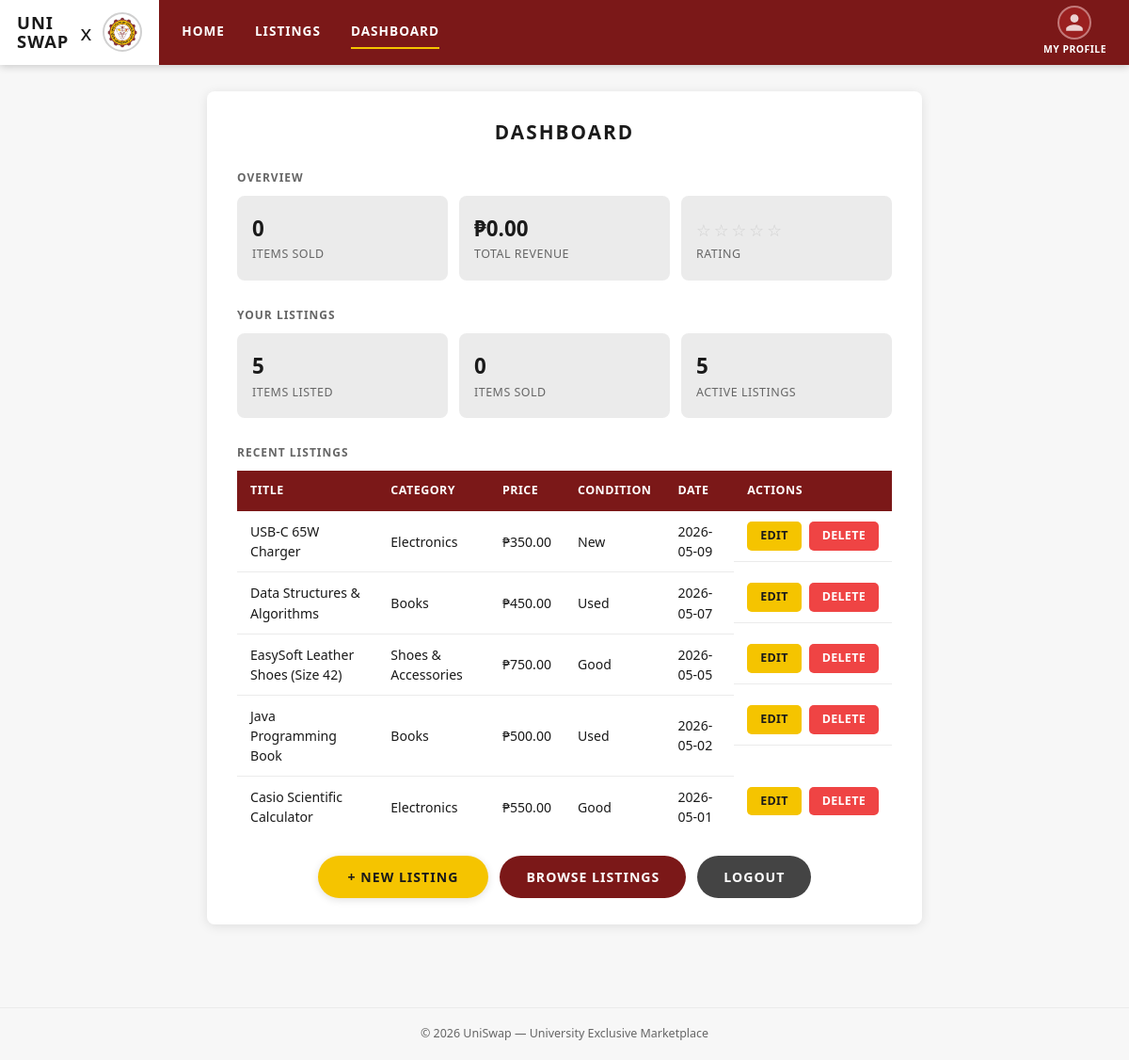
The page /user_dashboard.php (signed in) on the database its author committed.
### tables this page shows
CREATE TABLE IF NOT EXISTS `POSTS` (
  `itemID`      char(12)       NOT NULL,
  `sellerID`    int(11)        NOT NULL,
  `categoryID`  int(11)        NOT NULL,
  `title`       varchar(150)   NOT NULL,
  `description` text           DEFAULT NULL,
  `price`       decimal(10,2)  DEFAULT 0.00,
  `datePosted`  date           DEFAULT NULL,
  `condition`   varchar(50)    DEFAULT NULL,
  PRIMARY KEY (`itemID`),
  KEY `sellerID` (`sellerID`),
  KEY `categoryID` (`categoryID`),
  CONSTRAINT `POSTS_ibfk_1` FOREIGN KEY (`sellerID`) REFERENCES `SELLER` (`sellerID`),
  CONSTRAINT `POSTS_ibfk_2` FOREIGN KEY (`categoryID`) REFERENCES `CATEGORY` (`categoryID`)
);

CREATE TABLE IF NOT EXISTS `CATEGORY` (
  `categoryID`   int(11)      NOT NULL AUTO_INCREMENT,
  `categoryName` varchar(100) NOT NULL,
  PRIMARY KEY (`categoryID`)
);

### user_dashboard.php (the view, shortened to what this page needs)
<?php
include 'connect.php';
$studentID = $_SESSION['user_studentid'];
$soldSQL    = "SELECT COUNT(*) AS cnt FROM `TRANSACTION` t
               INNER JOIN SELLER s ON t.sellerID = s.sellerID
               WHERE s.studentID='$studentID'";
$soldResult = mysqli_query($connection, $soldSQL);
$soldRow    = $soldResult ? mysqli_fetch_assoc($soldResult) : ['cnt'=>0];
$itemsSold  = $soldRow['cnt'] ?? 0;
$revSQL    = "SELECT COALESCE(SUM(t.finalPrice),0) AS total FROM `TRANSACTION` t
              INNER JOIN SELLER s ON t.sellerID = s.sellerID
              WHERE s.studentID='$studentID'";
$revResult = mysqli_query($connection, $revSQL);
$revRow    = $revResult ? mysqli_fetch_assoc($revResult) : ['total'=>0];
$revenue   = $revRow['total'] ?? 0;
$listSQL    = "SELECT COUNT(*) AS cnt FROM POSTS p
               INNER JOIN SELLER s ON p.sellerID = s.sellerID
               WHERE s.studentID='$studentID'";
$listResult = mysqli_query($connection, $listSQL);
$listRow    = $listResult ? mysqli_fetch_assoc($listResult) : ['cnt'=>0];
$itemsListed = $listRow['cnt'] ?? 0;
$recentSQL    = "SELECT p.itemID, p.title, p.price, p.condition, c.categoryName, p.datePosted
                 FROM POSTS p
                 INNER JOIN SELLER s ON p.sellerID = s.sellerID
                 INNER JOIN CATEGORY c ON p.categoryID = c.categoryID
                 WHERE s.studentID='$studentID'
                 ORDER BY p.datePosted DESC, p.itemID DESC
                 LIMIT 5";
$recentResult = mysqli_query($connection, $recentSQL);
require_once 'includes/header.php';
?>
<div class="uni-page">
<div class="dashboard-wrap">
    <h2>Dashboard</h2>
    <div class="dash-section-label">Overview</div>
    <div class="dash-cards-row">
        <div class="dash-card">
            <span class="dash-num"><?php echo $itemsSold; ?></span>
            <span class="dash-lbl">Items Sold</span>
        </div>
        <div class="dash-card">
            <span class="dash-num">₱<?php echo number_format($revenue,2); ?></span>
            <span class="dash-lbl">Total Revenue</span>
        </div>
        <div class="dash-card">
            <div class="stars">
                <span class="star">☆</span><span class="star">☆</span>
                <span class="star">☆</span><span class="star">☆</span><span class="star">☆</span>
            </div>
            <span class="dash-lbl">Rating</span>
        </div>
    </div>
    <div class="dash-section-label">Your Listings</div>
    <div class="dash-cards-row">
        <div class="dash-card">
            <span class="dash-num"><?php echo $itemsListed; ?></span>
            <span class="dash-lbl">Items Listed</span>
        </div>
        <div class="dash-card">
            <span class="dash-num"><?php echo $itemsSold; ?></span>
            <span class="dash-lbl">Items Sold</span>
        </div>
        <div class="dash-card">
            <span class="dash-num"><?php echo max(0, $itemsListed - $itemsSold); ?></span>
            <span class="dash-lbl">Active Listings</span>
        </div>
    </div>
    <?php if($recentResult && mysqli_num_rows($recentResult) > 0): ?>
    <div class="dash-section-label" style="margin-top:8px;">Recent Listings</div>
    <table class="admin-table" style="margin-bottom:20px;">
        <thead>
            <tr>
                <th>Title</th>
                <th>Category</th>
                <th>Price</th>
                <th>Condition</th>
                <th>Date</th>
                <th>Actions</th>
            </tr>
        </thead>
        <tbody>
        <?php while($row = mysqli_fetch_assoc($recentResult)): ?>
            <tr>
                <td><?php echo htmlspecialchars($row['title']); ?></td>
                <td><?php echo htmlspecialchars($row['categoryName']); ?></td>
                <td>₱<?php echo number_format($row['price'],2); ?></td>
                <td><?php echo htmlspecialchars($row['condition'] ?? '—'); ?></td>
                <td><?php echo $row['datePosted']; ?></td>
                <td class="admin-actions">
                    <a href="user_edit_listing.php?id=<?php echo $row['itemID']; ?>" class="edit-btn">Edit</a>
                    <a href="user_delete_listing.php?id=<?php echo $row['itemID']; ?>" class="delete-btn" onclick="return confirm('Delete this listing?')">Delete</a>
                </td>
            </tr>
        <?php endwhile; ?>
        </tbody>
    </table>
    <?php endif; ?>
    <div class="btn-center" style="gap:12px;flex-wrap:wrap;">
        <a href="user_new_listing.php" class="btn-yellow">+ New Listing</a>
        <a href="user_listings.php" class="btn-maroon">Browse Listings</a>
        <a href="user_logout.php" class="btn-maroon" style="background:#444;">Logout</a>
    </div>
</div>
</div>
<?php require_once 'includes/footer.php'; ?>

### css/uniswap.css (style rules this page uses)
:root { --maroon: #7B1818; --maroon-dark: #5C1010; --maroon-light: #9A2020; --yellow: #F5C400; --yellow-dark: #D4A800; --yellow-light: #FFD700; --white: #FFFFFF; --off-white: #F7F7F7; --light-gray: #EBEBEB; --gray: #D0D0D0; --dark: #1A1A1A; --text-muted: #666666; --font: 'Segoe UI', Arial, sans-serif; --shadow: 0 2px 12px rgba(0,0,0,0.10); --radius: 8px; }
*, *::before, *::after { box-sizing: border-box; margin: 0; padding: 0; }
html, body { height: 100%; }
body { font-family: var(--font); background: var(--off-white); color: var(--dark); line-height: 1.5; min-height: 100vh; }
a { text-decoration: none; color: inherit; }
.uni-page { max-width: 1100px; margin: 0 auto; padding: 28px 20px 48px; }
.dashboard-wrap { background: var(--white); border-radius: var(--radius); padding: 28px 32px; box-shadow: var(--shadow); max-width: 760px; margin: 0 auto; }
.dashboard-wrap h2 { text-align: center; font-size: 1.3rem; font-weight: 800; text-transform: uppercase; letter-spacing: 2px; margin-bottom: 24px; }
.dash-section-label { font-size: 0.75rem; font-weight: 700; text-transform: uppercase; letter-spacing: 1px; color: var(--text-muted); margin-bottom: 10px; }
.dash-cards-row { display: grid; grid-template-columns: repeat(3, 1fr); gap: 12px; margin-bottom: 28px; }
.dash-card { background: var(--light-gray); border-radius: var(--radius); padding: 18px 16px; min-height: 80px; display: flex; flex-direction: column; justify-content: flex-end; }
.dash-card .dash-num { font-size: 1.4rem; font-weight: 800; display: block; margin-bottom: 2px; }
.dash-card .dash-lbl { font-size: 0.78rem; color: var(--text-muted); text-transform: uppercase; letter-spacing: 0.5px; }
.stars { display: flex; gap: 3px; margin-bottom: 4px; }
.star { font-size: 1.1rem; color: var(--gray); }
.btn-yellow { display: inline-block; background: var(--yellow); color: var(--dark); font-weight: 800; font-size: 0.88rem; padding: 12px 32px; border-radius: 30px; border: none; cursor: pointer; letter-spacing: 1px; text-transform: uppercase; transition: background 0.2s, transform 0.1s; box-shadow: 0 2px 8px rgba(0,0,0,0.12); text-align: center; }
.btn-maroon { display: inline-block; background: var(--maroon); color: var(--white); font-weight: 800; font-size: 0.88rem; padding: 12px 28px; border-radius: 30px; border: none; cursor: pointer; letter-spacing: 1px; text-transform: uppercase; transition: background 0.2s; }
.btn-center { display: flex; justify-content: center; margin-top: 20px; }
.admin-table { width: 100%; border-collapse: collapse; font-size: 0.88rem; }
.admin-table th { background: var(--maroon); color: var(--white); padding: 12px 14px; text-align: left; font-weight: 700; text-transform: uppercase; font-size: 0.78rem; letter-spacing: 0.5px; }
.admin-table td { padding: 11px 14px; border-bottom: 1px solid var(--light-gray); vertical-align: middle; }
.admin-table tr:last-child td { border-bottom: none; }
.admin-actions { display: flex; gap: 8px; }
.admin-actions a { padding: 6px 14px; border-radius: 5px; font-size: 0.78rem; font-weight: 700; text-transform: uppercase; letter-spacing: 0.3px; }
.admin-actions .edit-btn { background: var(--yellow); color: var(--dark); }
.admin-actions .delete-btn { background: #ef4444; color: var(--white); }

### rows shown on the page
posts: title "USB-C 65W Charger", categoryID.categoryName "Electronics", price "350.00", condition "New", datePosted "2026-05-09"
posts: title "Data Structures & Algorithms", categoryID.categoryName "Books", price "450.00", condition "Used", datePosted "2026-05-07"
posts: title "EasySoft Leather Shoes (Size 42)", categoryID.categoryName "Shoes & Accessories", price "750.00", condition "Good", datePosted "2026-05-05"
posts: title "Java Programming Book", categoryID.categoryName "Books", price "500.00", condition "Used", datePosted "2026-05-02"
posts: title "Casio Scientific Calculator", categoryID.categoryName "Electronics", price "550.00", condition "Good", datePosted "2026-05-01"

### other values the page prints
$itemsSold "0"
$revenue "0.00"
$itemsListed "5"
max(0, $itemsListed - $itemsSold) "5"
